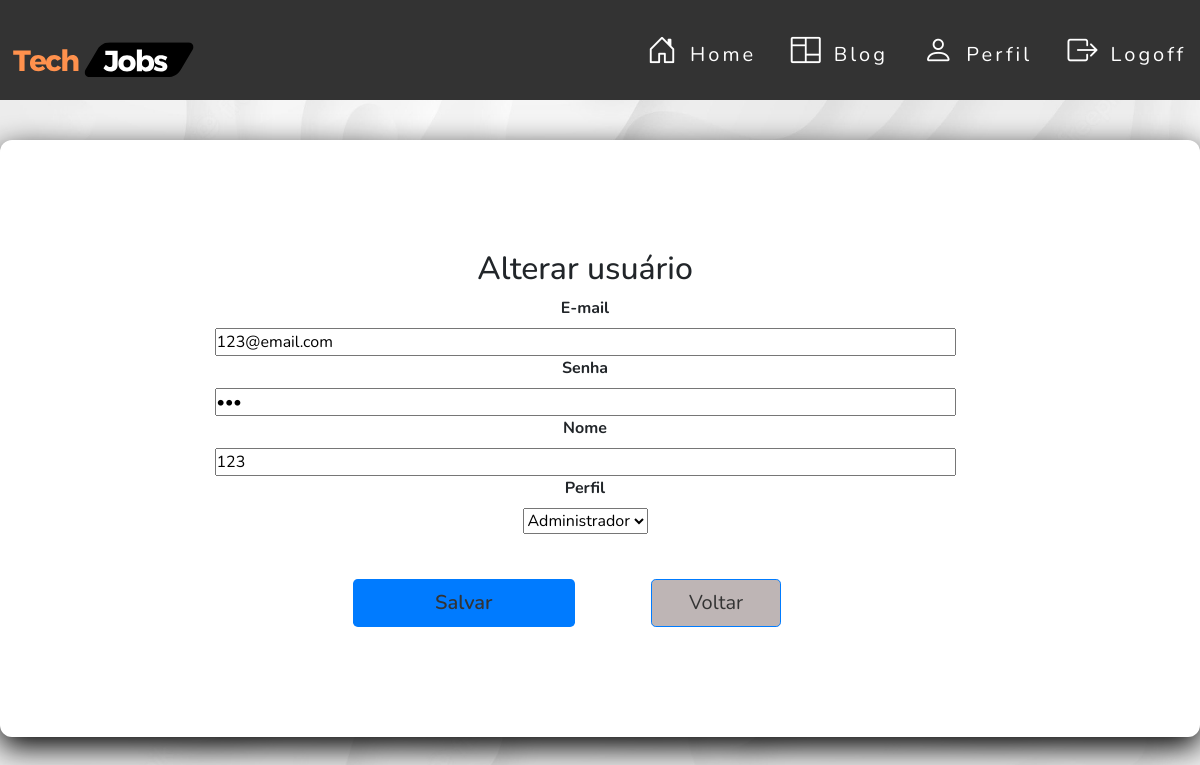
Before: /usuarios/administrador/edit.php?id=48 with the older database file.
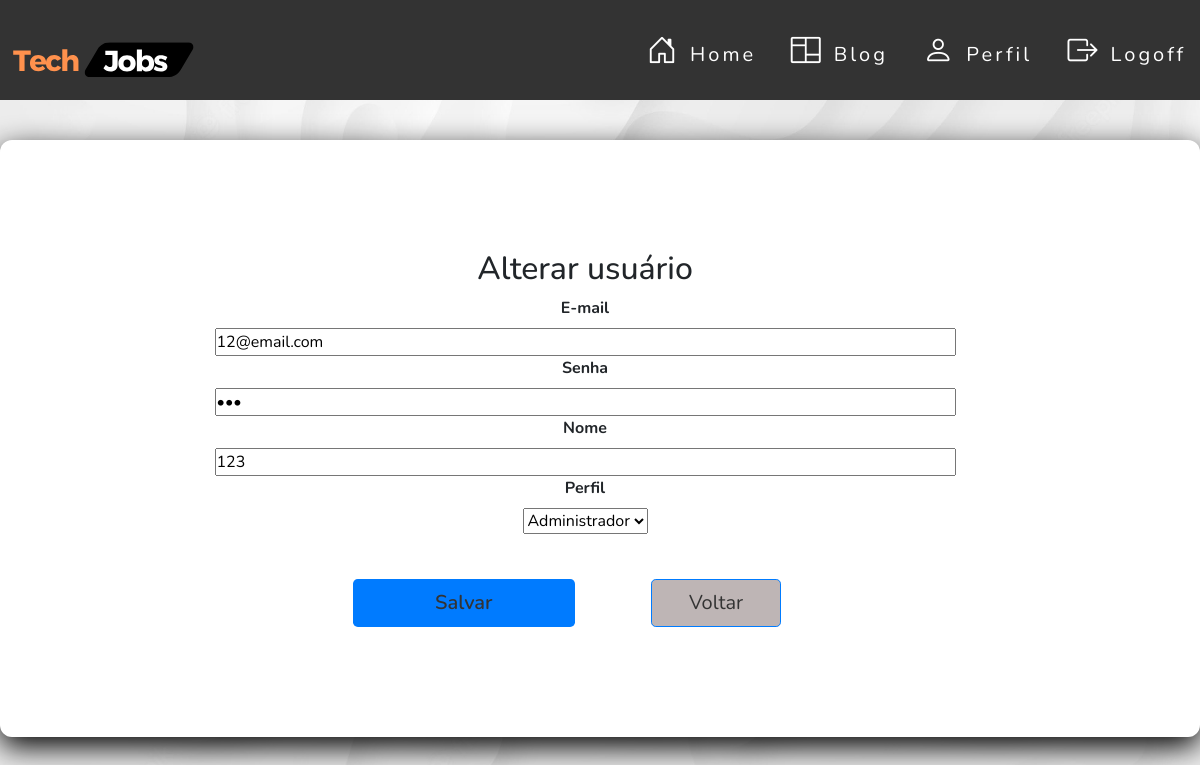
After: the same page with the newer database file.
### tables this page shows
CREATE TABLE `usuario` (
  `id` int NOT NULL,
  `nome` varchar(40) DEFAULT NULL,
  `razao_social` varchar(50) DEFAULT NULL,
  `cpf` varchar(20) DEFAULT NULL,
  `cnpj` varchar(18) DEFAULT NULL,
  `senha` varchar(50) DEFAULT NULL,
  `email` varchar(50) NOT NULL,
  `sexo` varchar(20) DEFAULT NULL,
  `ddi` varchar(6) DEFAULT NULL,
  `ddd` varchar(20) DEFAULT NULL,
  `numero` varchar(17) DEFAULT NULL,
  `cep` varchar(15) DEFAULT NULL,
  `cidade` varchar(30) DEFAULT NULL,
  `logradouro` varchar(10) DEFAULT NULL,
  `bairro` varchar(30) DEFAULT NULL,
  `lote` varchar(10) DEFAULT NULL,
  `rua` varchar(30) DEFAULT NULL,
  `complemento` varchar(20) DEFAULT NULL,
  `perfil_id` int DEFAULT NULL
);

### src/database/conexao.php (called while the page is built)
<?php
class Conexao
{
    public static function getConexao()
    {
        try {
            return new PDO("mysql:host=127.0.0.1;dbname=techjobsdb", "root", "");
        } catch (\PDOException $e) {
            echo 'Error ao conectar com banco de dados. ' . $e->getMessage();
            return null;
        }
    }
}

### src/dao/usuariodao.php (called while the page is built, shortened)
<?php
include_once __DIR__ . '/../database/conexao.php';
class  UsuarioDAO
{
    private $dbh;
    public function __construct()
    {
        $this->dbh = Conexao::getConexao();
    }
    public function getById($id)
    {
        $query = "SELECT * FROM usuario WHERE id = :id";
        $stmt = $this->dbh->prepare($query);
        $stmt->bindParam(":id", $id);
        $stmt->execute();
        $row = $stmt->fetch(PDO::FETCH_BOTH);
        $this->dbh = null;
        return $row;
    }
}

### src/dao/perfildao.php (called while the page is built, shortened)
<?php
include_once __DIR__ . '/../database/conexao.php';
class  PerfilDAO
{
    private $dbh;
    public function __construct()
    {
        $this->dbh = Conexao::getConexao();
    }
    public function getAll()
    {
        $query = "SELECT * FROM perfil";
        $stmt = $this->dbh->query($query);
        $rows = $stmt->fetchAll();
        $this->dbh = null;
        return $rows;
    }
}

### usuarios/administrador/edit.php (the view, shortened to what the changed rows need)
<?php
require_once __DIR__ . '/../../src/dao/usuariodao.php';
require_once __DIR__ . "/../../src/dao/perfildao.php";
$perfilDAO = new PerfilDAO();
$perfis = $perfilDAO->getAll();
$id = filter_input(INPUT_GET, 'id', FILTER_VALIDATE_INT) ?? 0;
$dao = new UsuarioDAO();
$usuario = $dao->getById($id);
?>
<link href="../../assets/css/button.css" rel="stylesheet">
<link href="../../assets/css/style.css" rel="stylesheet">
<link href="../../assets/css/usuario.css" rel="stylesheet">
<link rel="stylesheet"
      href="https://maxcdn.bootstrapcdn.com/bootstrap/4.0.0/css/bootstrap.min.css"
>
<link rel="stylesheet" href="https://cdn.jsdelivr.net/npm/bootstrap-icons@1.11.1/font/bootstrap-icons.css">
<main class="main-information">
    <div class="card-information">
        <div class="container">
            <div class="row text ">
                <div class="col-md-12">
                    <div class="card-body font-weight-bold card-information-main">
                        <div class="card-information-box">
                            <span class="card-information-header"><h1>Alterar usuário</h1></span>
                            <form action="update.php" method="POST">
                                <label>E-mail</label><br>
                                <input type="email" name="email" placeholder="Informe seu e-mail." size="80" required
                                       autofocus
                                       value="<?= htmlspecialchars($usuario['email']) ?>"><br>
                                <label>Senha</label><br>
                                <input type="password" name="senha" placeholder="****" size="80" required
                                       autofocus
                                       value="<?= htmlspecialchars($usuario['senha']) ?>"><br>
                                <label>Nome</label><br>
                                <input type="text" name="nome" placeholder="Informe seu nome." size="80" required
                                       value="<?= htmlspecialchars($usuario['nome']) ?>"><br>
                                <label>Perfil</label><br>
                                <select name="perfil">
                                    <?php foreach ($perfis as $perfil) : ?>
                                        <option value="<?= $perfil['id'] ?>"><?= $perfil['nome'] ?></option>
                                    <?php endforeach ?>
                                </select><br>
                                <div class="update-group-btns">
                                    <button type="submit" class="btn-blue btn-primary btn-lg ">Salvar
                                    </button>
                                    <a href="index.php">
                                    </a>
                                </div>
                            </form>
                        </div>
                    </div>
                </div>
            </div>
        </div>
    </div>
</main>

Changed rows visible on the page:
changed usuario: email "123@email.com" → "12@email.com"
